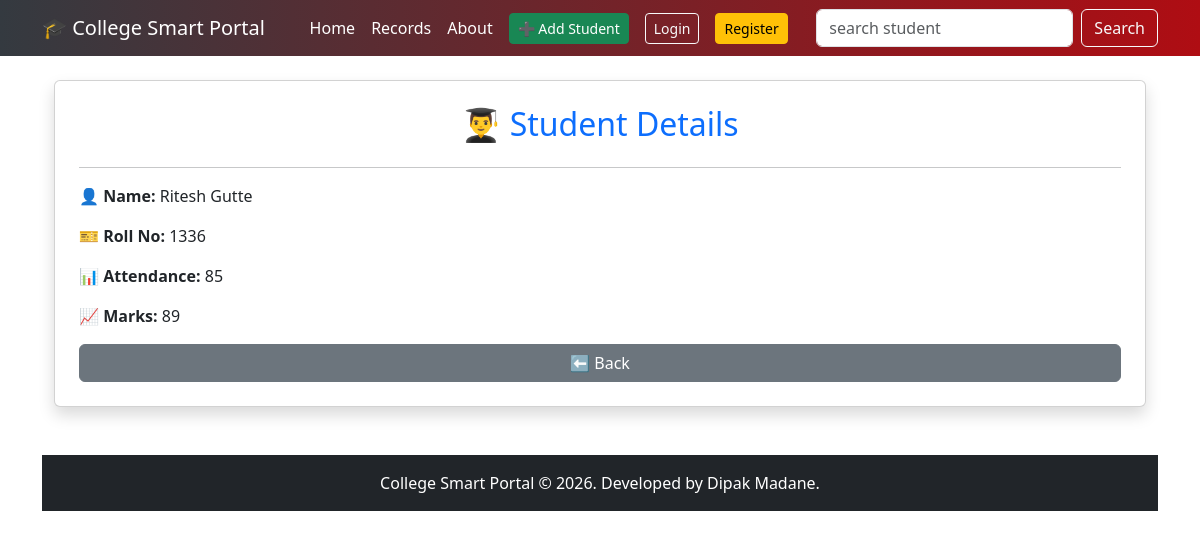
The page /student/4 on the database as committed earlier.
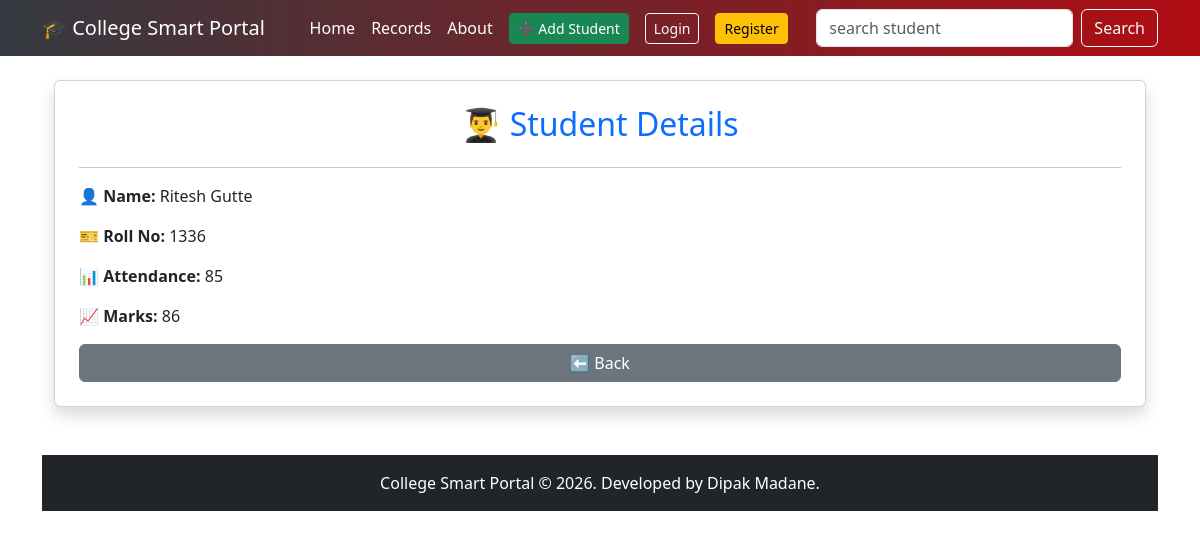
The same page on the database as committed later.
### tables this page shows
CREATE TABLE students (
            id INTEGER PRIMARY KEY AUTOINCREMENT,
            name TEXT NOT NULL,
            roll TEXT NOT NULL,
            attendance TEXT NOT NULL,
            marks INTEGER NOT NULL
        );

### app.py (the view)
@app.route("/student/<int:id>")
def student_detail(id):
    conn = get_db()
    student = conn.execute(
        "SELECT * FROM students WHERE id=?",
        (id,)
    ).fetchone()
    conn.close()
    if student is None:
        flash("Student Not Found!", "danger")
        return redirect(url_for("records"))
    return render_template("student_detail.html", student=student)

### app.py (called while the page is built)
def get_db():
    conn = sqlite3.connect("myproject.db")
    conn.row_factory = sqlite3.Row
    return conn

### templates/student_detail.html
{% extends 'base.html' %}
{% block content %}
<div class="container mt-4">
<div class="card shadow p-4">
<h2 class="text-center text-primary">
    👨‍🎓 Student Details
</h2>
<hr>
<p><b>👤 Name:</b> {{ student.name }}</p>
<p><b>🎫 Roll No:</b> {{ student.roll }}</p>
<p><b>📊 Attendance:</b> {{ student.attendance }}</p>
<p><b>📈 Marks:</b> {{ student.marks }}</p>
<a href="{{ url_for('records') }}" class="btn btn-secondary">
    ⬅️ Back
</a>
</div>
</div>
{% endblock %}

Rows that differ between the two databases and show on the page:
changed students "Ritesh Gutte": marks "89" → "86"
